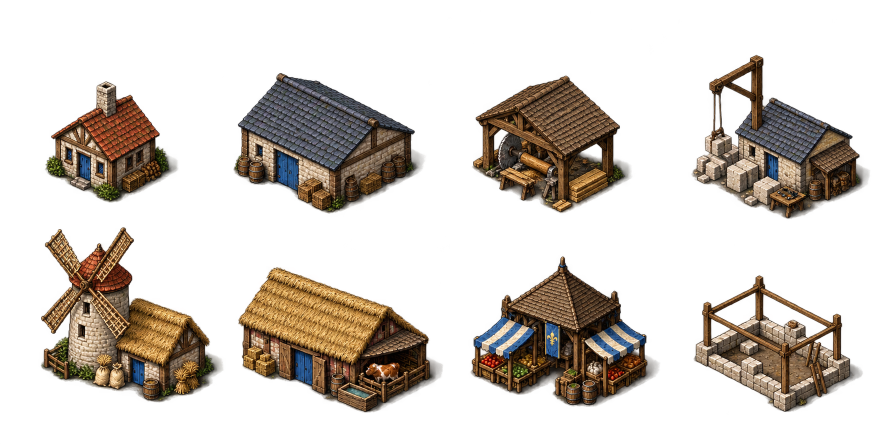
#> input picture mods/medieval/art-source/buildings-isometric.png, 1774 x 887 px (shown at 1/2 size)
$ python -i house_art.py   (imports and definitions only)
#> lines starting #> are read from the running program, lines starting #| are printed output that depends on the picture
### mods/medieval/tools/isometric_art.py
"""48 x 24 diamond-grid artwork. Ground geometry uses one exact 2:1 projection.

Bitmap masters are only cropped/resampled/packed. Terrain, crops, fences and
construction geometry remain editable native drawings with upright objects.
"""
from pathlib import Path
from functools import lru_cache
import math
import random
from PIL import Image, ImageDraw
from medieval_art import cow

MOD = Path(__file__).resolve().parents[1]
TILE = (48, 24)
FOOTPRINTS = {'house': (2, 2), 'warehouse': (3, 3), 'sawmill': (3, 2),
              'quarry': (3, 2), 'farm': (3, 3), 'ranch': (3, 3), 'market': (3, 2), 'marketstall': (2, 1), 'forge': (3, 2), 'barracks': (3, 3)}
SIZES = {name: (184, 184) for name in FOOTPRINTS}
OFFSETS = {name: (0, -48) for name in FOOTPRINTS}
OFFSETS.update(tree=(0, -44), pine=(0, -44), birch=(0, -44), stone=(0, -12),
               shrub=(0, -8), grasses=(0, -8), flowers=(0, -8), stump=(0, -44), rubble=(0, -12))
# Canonical 448px atlas-cell coordinates. Anchors refer to the centre of the
# foundation, never to a bounding box that also includes roofs and shadows.
BUILDINGS = {
    'house': (0, (72, 140, 376, 424), (214, 336)),
    'warehouse': (1, (10, 130, 427, 448), (211, 328)),
    'sawmill': (2, (44, 138, 396, 448), (223, 345)),
    'quarry': (3, (40, 95, 432, 448), (240, 356)),
    'farm': (4, (60, 0, 448, 386), (252, 294)),
    'ranch': (5, (24, 76, 448, 400), (235, 301)),
    'market': (6, (40, 54, 447, 388), (244, 312))}
NATURE_RECTS = {'tree': (0, 0, 508, 610), 'pine': (512, 0, 914, 610),
                'birch': (928, 0, 1335, 610), 'stone': (1350, 265, 1792, 610),
                'shrub': (30, 620, 470, 890), 'grasses': (512, 620, 900, 890),
                'flowers': (950, 620, 1320, 890), 'stump': (1380, 620, 1775, 890)}
NATURE_SIZES = {'tree': (96, 116), 'pine': (96, 116), 'birch': (96, 116),
                'stone': (72, 56), 'shrub': (48, 36), 'grasses': (40, 36), 'flowers': (40, 32)}


def painted_sprite(name, size, atlas_path=None):
#> called with name = 'house', size = (184, 184)
    if name == 'marketstall':
        from stall_art import stall_frame
        return stall_frame(0)
    if name in ('forge','barracks'):
        from military_art import military_building
        return military_building(name)
    if name in BUILDINGS:
        atlas = Image.open(atlas_path or MOD/'art-source/buildings-isometric.png').convert('RGBA')
#> atlas is the input picture: PIL image 1774x887 RGBA; mean R, G, B, A 32.7, 25.3, 18.2, 73
        cell, roi, anchor = BUILDINGS[name]
        x, y = cell % 4 * 448, cell // 4 * 448
        ratio = atlas.width / 1792
#> ratio = 0.99
        crop = atlas.crop(tuple(round(v*ratio) for v in (x+roi[0], y+roi[1], x+roi[2], y+roi[3])))
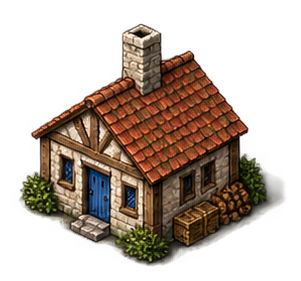
#> crop: PIL image 301x281 RGBA; mean R, G, B, A 46, 32.6, 22.1, 105.3; transparent parts drawn white
        # Shared world scale across all buildings; do not fit each roof to a box.
        scale = .36
        crop = crop.resize((round((roi[2]-roi[0])*scale), round((roi[3]-roi[1])*scale)), Image.Resampling.LANCZOS)
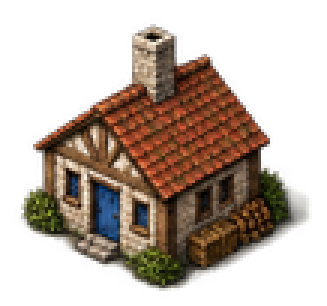
#> crop: PIL image 109x102 RGBA (shown 3 times larger); mean R, G, B, A 46.2, 32.6, 22.2, 105.3; transparent parts drawn white
        frame = Image.new('RGBA', size)
#> frame: PIL image 184x184 RGBA; every value is 0
        frame.alpha_composite(crop, (round(92+(roi[0]-anchor[0])*scale), round(140+(roi[1]-anchor[1])*scale)))
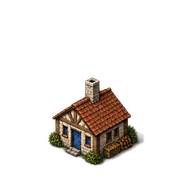
#> frame: PIL image 184x184 RGBA; mean R, G, B, A 15.2, 10.7, 7.3, 34.6; transparent parts drawn white
        return frame
    atlas = Image.open(MOD/'art-source/nature-isometric.png').convert('RGBA')
    crop = atlas.crop(tuple(round(v*atlas.width/1792) for v in NATURE_RECTS[name]))
    bounds = crop.getchannel('A').point(lambda a: 255 if a > 12 else 0).getbbox()
    crop = crop.crop(bounds)
    crop.thumbnail((size[0]-6, size[1]-8), Image.Resampling.LANCZOS)
    frame = Image.new('RGBA', size)
    frame.alpha_composite(crop, ((size[0]-crop.width)//2, size[1]-crop.height-5))
    return frame


# [40 lines left out: functions stump, rubble, terrain_frames, not called in this run]


def zone_size(w, h):
    return ((w+h)*24+8, (w+h)*12+28)


# [136 lines left out: functions trail_frames, zone_ground, agricultural_zone, construction, not called in this run]

### mods/medieval/tools/house_art.py
"""Pack painted residential variants without changing their architecture.
All six fit one 2x2 residential plot. Volumes, roof height and yards vary.
Chimney mouths are measured in the untouched source bitmap coordinates.
"""
from pathlib import Path
from PIL import Image, ImageDraw
from isometric_art import painted_sprite, construction

MOD=Path(__file__).resolve().parents[1]
COUNT=6
FRAME=(184,184)
ANCHOR=(92,140)
VARIANTS=[
    # source, target bounding box, ground bottom, chimney mouth in source pixels
    ('cottage',(84,90),155,(550,137)),
    ('townhouse',(82,146),164,(386,152)),
    ('longhouse',(122,115),164,(410,104)),
    ('courtyard',(108,112),164,(654,140)),
    ('balcony',(106,130),164,(467,65)),
]
NAMES=['Maison du bourg','Petite chaumière','Maison à trois niveaux','Grande maison','Maison avec jardin','Maison à balcon']

def frames_and_metadata():
    frames=[painted_sprite('house',FRAME)]
    metadata=[dict(name=NAMES[0],chimney=(-1,-58),height=52)]
    for i,(name,size,bottom,mouth) in enumerate(VARIANTS,1):
        source=Image.open(MOD/'art-source'/f'house-{name}.png').convert('RGBA')
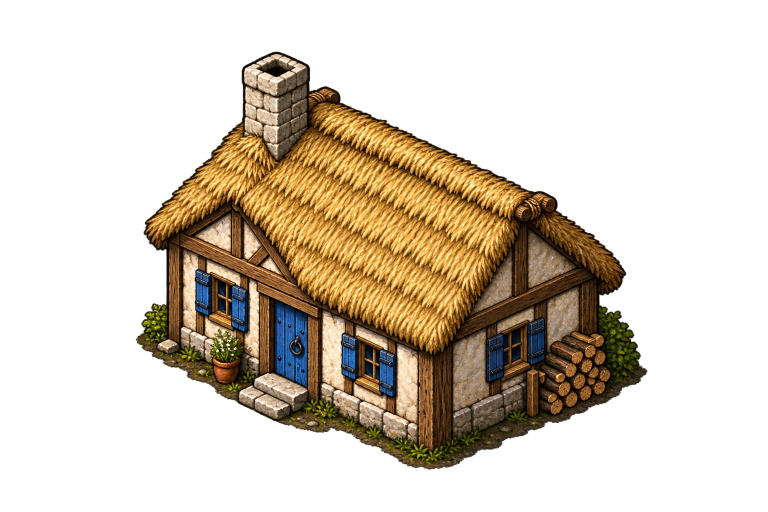
#> input picture mods/medieval/art-source/house-cottage.png, 1536 x 1024 px (shown at 1/2 size)
#> source is the input picture: PIL image 1536x1024 RGBA; mean R, G, B, A 55.1, 42, 22.9, 83.5
        # Ignore negligible transparent edge noise only when measuring the crop.
        # Alpha pixels inside the crop are preserved, including antialiasing.
        bounds=source.getchannel('A').point(lambda a:255 if a>12 else 0).getbbox()
#> bounds = (271, 103, 1295, 940)
        crop=source.crop(bounds)
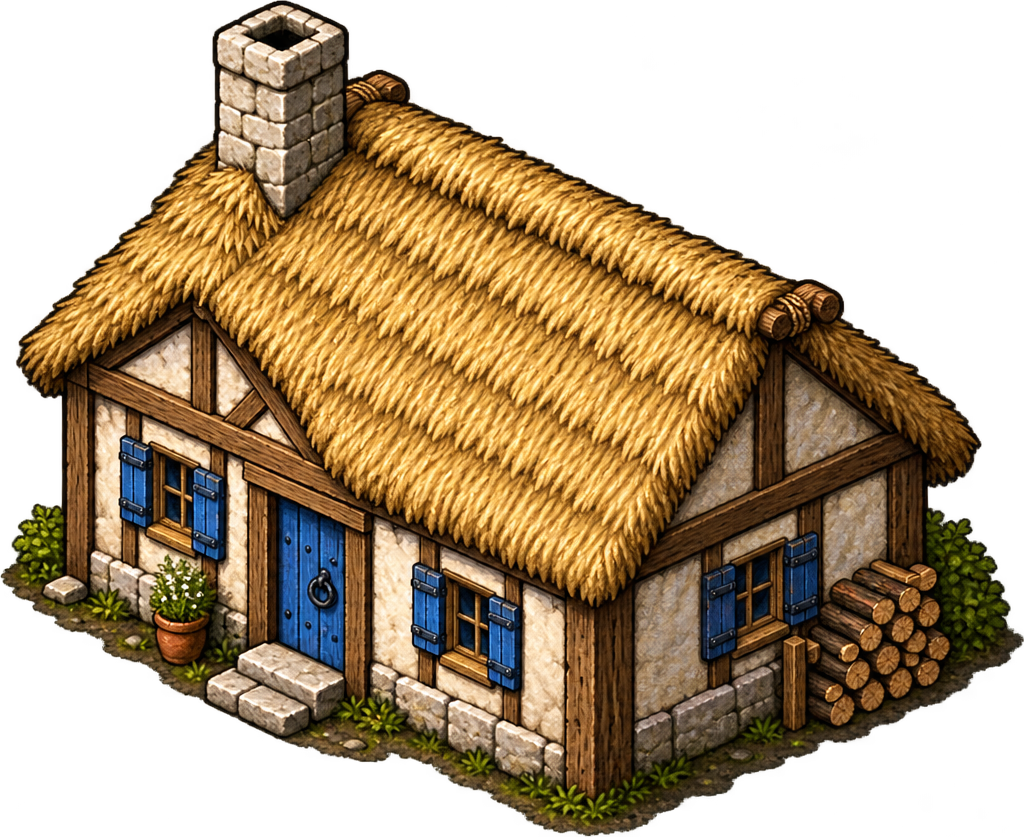
#> crop: PIL image 1024x837 RGBA; mean R, G, B, A 95.7, 72.7, 40.3, 153.2; transparent parts drawn white
        crop.thumbnail(size,Image.Resampling.LANCZOS)
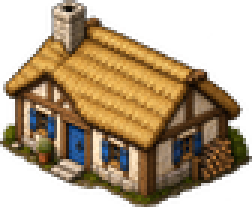
#> crop: PIL image 84x69 RGBA (shown 3 times larger); mean R, G, B, A 85.2, 65.1, 37, 153.4; transparent parts drawn white
        pos=(ANCHOR[0]-crop.width//2,bottom-crop.height)
#> pos = (50, 86)
        frame=Image.new('RGBA',FRAME);frame.alpha_composite(crop,pos)
#> after `frame.alpha_composite(crop, pos)`:
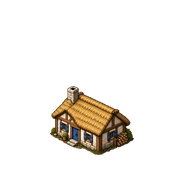
#> frame: PIL image 184x184 RGBA; mean R, G, B, A 14.6, 11.2, 6.3, 26.3; transparent parts drawn white
        chimney=(round(pos[0]+(mouth[0]-bounds[0])*crop.width/(bounds[2]-bounds[0])-ANCHOR[0]),
                 round(pos[1]+(mouth[1]-bounds[1])*crop.height/(bounds[3]-bounds[1])-ANCHOR[1]))
#> chimney = (-19, -51)
        frames.append(frame)
        metadata.append(dict(name=NAMES[i],source=f'house-{name}.png',chimney=chimney,height=ANCHOR[1]-pos[1]-12))
#> pass 2 of the loop in frames_and_metadata, `for i,(name,size,bottom,mouth) in enumerate(VARIANTS,1):`:
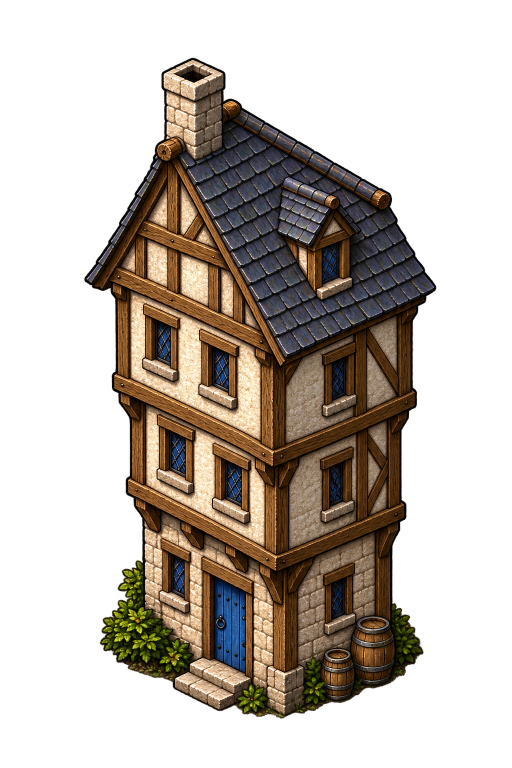
#> input picture mods/medieval/art-source/house-townhouse.png, 1024 x 1536 px (shown at 1/2 size)
#> in frames_and_metadata, source is the input picture: PIL image 1024x1536 RGBA; mean R, G, B, A 51.1, 40.9, 29.4, 103.7
#> bounds = (168, 115, 873, 1438)
#> in frames_and_metadata, `crop.thumbnail(size,Image.Resampling.LANCZOS)`:
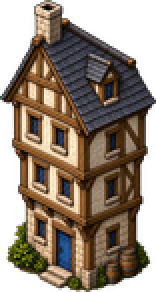
#> crop: PIL image 78x146 RGBA (shown 2 times larger); mean R, G, B, A 72.6, 57.9, 43.2, 175; transparent parts drawn white
#> in frames_and_metadata, `frame.alpha_composite(crop, pos)`:
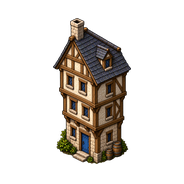
#> frame: PIL image 184x184 RGBA; mean R, G, B, A 24.4, 19.5, 14.5, 58.9; transparent parts drawn white
#> chimney = (-15, -118)
#> pass 3 of the loop in frames_and_metadata, `for i,(name,size,bottom,mouth) in enumerate(VARIANTS,1):`:
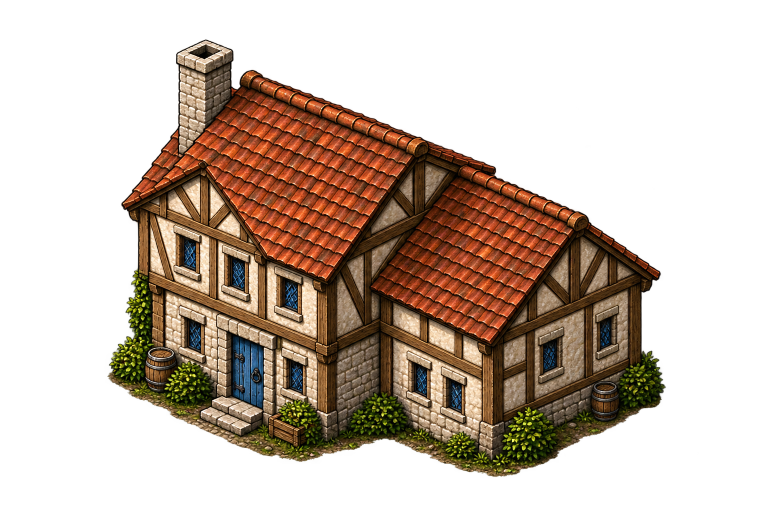
#> input picture mods/medieval/art-source/house-longhouse.png, 1536 x 1024 px (shown at 1/2 size)
#> in frames_and_metadata, source is the input picture: PIL image 1536x1024 RGBA; mean R, G, B, A 61.7, 42.2, 25.3, 101.4
#> bounds = (214, 78, 1333, 955)
#> in frames_and_metadata, `crop.thumbnail(size,Image.Resampling.LANCZOS)`:
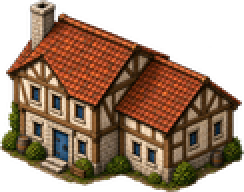
#> crop: PIL image 122x96 RGBA (shown 2 times larger); mean R, G, B, A 80, 54.2, 34, 162.7; transparent parts drawn white
#> in frames_and_metadata, `frame.alpha_composite(crop, pos)`:
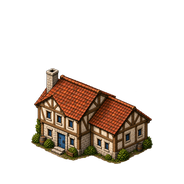
#> frame: PIL image 184x184 RGBA; mean R, G, B, A 27.7, 18.8, 11.8, 56.3; transparent parts drawn white
#> chimney = (-40, -69)
#> the loop made 5 passes; the first 3 are shown
    frames.append(construction('house'))
    return frames,metadata

def rules(metadata):
    lines=['# Generated by tools/house_art.py: offsets share the packed sprite anchor.',
           'md.house:','\tMedievalHouseLights:','\tMedievalHouseAppearance:',
           '\t\tChimneyX: '+', '.join(str(m['chimney'][0]) for m in metadata),
           '\t\tChimneyY: '+', '.join(str(m['chimney'][1]) for m in metadata),
           '\t\tSelectionHeights: '+', '.join(str(m['height']) for m in metadata),
           '\t-WithSpriteBody:','\tWithMedievalHouseBody:','\t\tRequiresCondition: built',
           '\t-IsometricSelectable:','\tMedievalHouseSelectable:','']
    return '\n'.join(lines)

def contact_sheet(frames,metadata):
    im=Image.new('RGB',(720,460),'#59684a');d=ImageDraw.Draw(im)
    for i,(frame,m) in enumerate(zip(frames,metadata)):
        x=(i%3)*240+28;y=(i//3)*225+12
        im.paste(frame,(x,y),frame)
        d.text((x,y+192),m['name'],fill='#f6e9ce')
    return im

#> (the run stopped early here; a loop or call above may not have finished)
